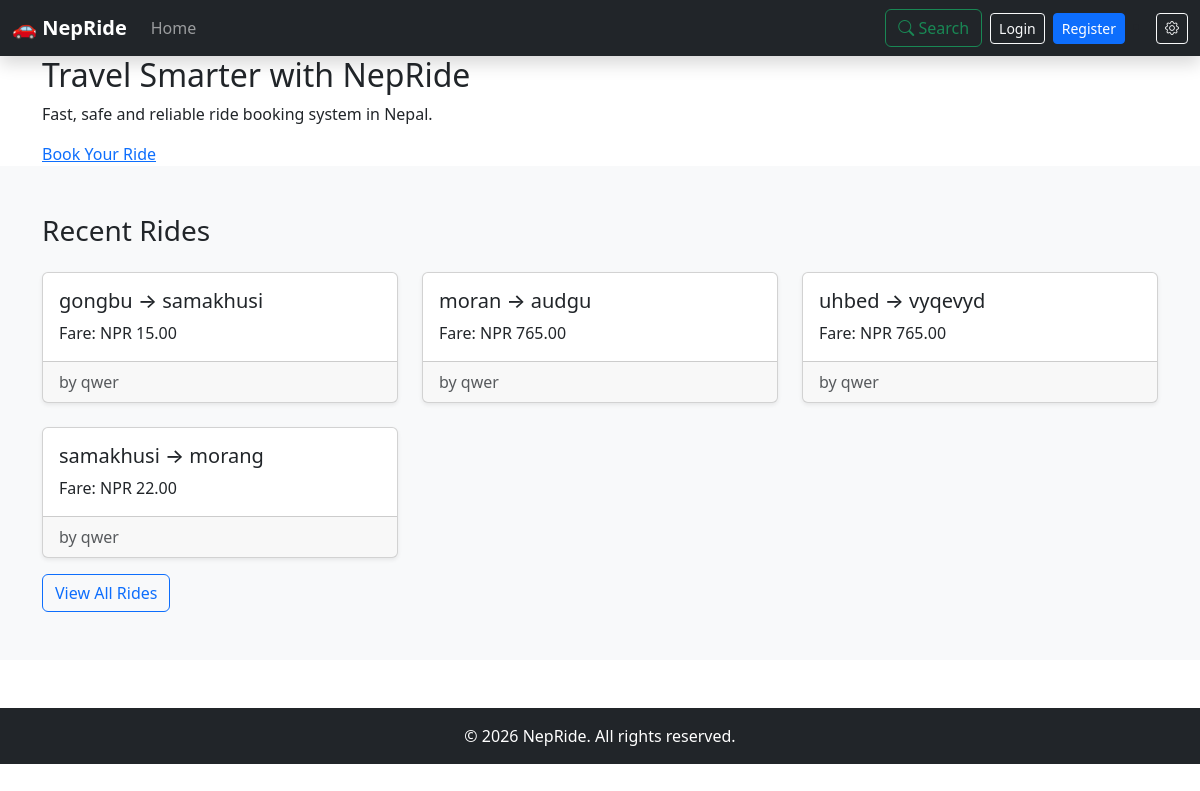
The app's page /, older data.
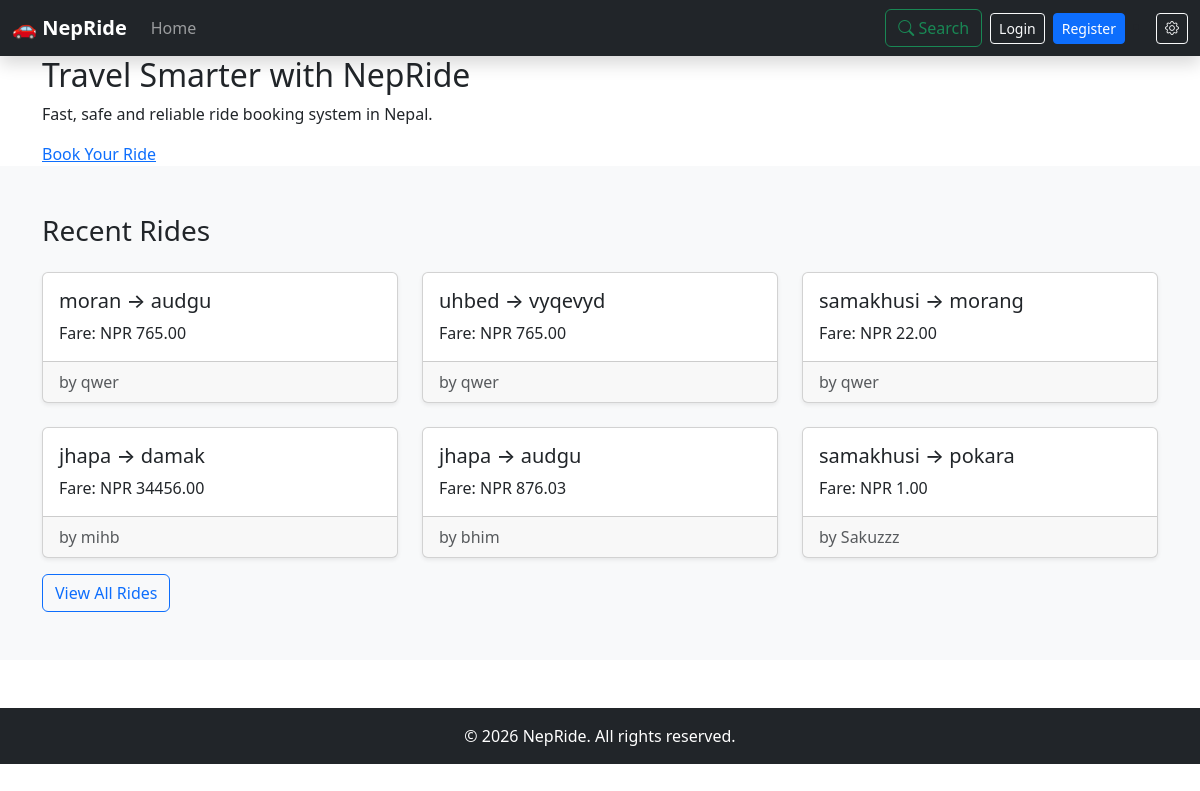
The same page, newer data.
### ride/models.py (models this page shows, shortened)
class Ride(models.Model):
    STATUS_CHOICES = [
        ('pending', 'Pending'),
        ('accepted', 'Accepted'),
        ('completed', 'Completed'),
        ('cancelled', 'Cancelled'),
    ]
    user = models.ForeignKey(User, on_delete=models.CASCADE)
    driver = models.ForeignKey(Driver, on_delete=models.CASCADE, blank=True, null=True)
    pickup_location = models.CharField(max_length=255)
    dropoff_location = models.CharField(max_length=255)
    fare = models.DecimalField(max_digits=8, decimal_places=2)
    status = models.CharField(max_length=20, choices=STATUS_CHOICES, default='pending')
    created_at = models.DateTimeField(auto_now_add=True)

### ride/views.py (the view)
# urls.py: path('', HomeView.as_view(), name='home'),
class HomeView(TemplateView):
   template_name = 'home.html'
   def get(self,request):
         rides = Ride.objects.all( )
         return render(request, self.template_name, {'rides': rides})

### nepride/templates/home.html
{% extends "base.html" %}
{% block content %}
<section class="hero">
    <div class="container">
        <h2>Travel Smarter with NepRide</h2>
        <p>Fast, safe and reliable ride booking system in Nepal.</p>
        <a href="{% url 'ride_list' %}" class="btn-ride">
            Book Your Ride
        </a>
    </div>
</section>
<section class="py-5 bg-light">
  <div class="container">
    <h3 class="mb-4">Recent Rides</h3>
    {% if rides %}
    <div class="row g-4">
      {% for ride in rides|slice:":6" %}
      <div class="col-md-4">
        <div class="card h-100 shadow-sm">
          <div class="card-body">
            <h5 class="card-title">{{ ride.pickup_location }} &rarr; {{ ride.dropoff_location }}</h5>
            <p class="card-text">Fare: NPR {{ ride.fare }}</p>
          </div>
          <div class="card-footer text-muted">
            by {{ ride.user.username }}
          </div>
        </div>
      </div>
      {% endfor %}
    </div>
    <div class="mt-3">
      <a href="{% url 'ride_list' %}" class="btn btn-outline-primary">View All Rides</a>
    </div>
    {% else %}
      <p class="text-muted">No rides available yet. <a href="{% url 'ride_create' %}">Create one</a> and be the first!</p>
    {% endif %}
  </div>
</section>
{% endblock content %}

Row changes from the older to the newer data that the page shows:
removed Ride: pickup_location "gongbu", dropoff_location "samakhusi", fare "15.00", user.username "qwer"
added Ride: pickup_location "jhapa", dropoff_location "damak", fare "34456.00", user.username "mihb"
added Ride: pickup_location "jhapa", dropoff_location "audgu", fare "876.03", user.username "bhim"
added Ride: pickup_location "samakhusi", dropoff_location "pokara", fare "1.00", user.username "Sakuzzz"
